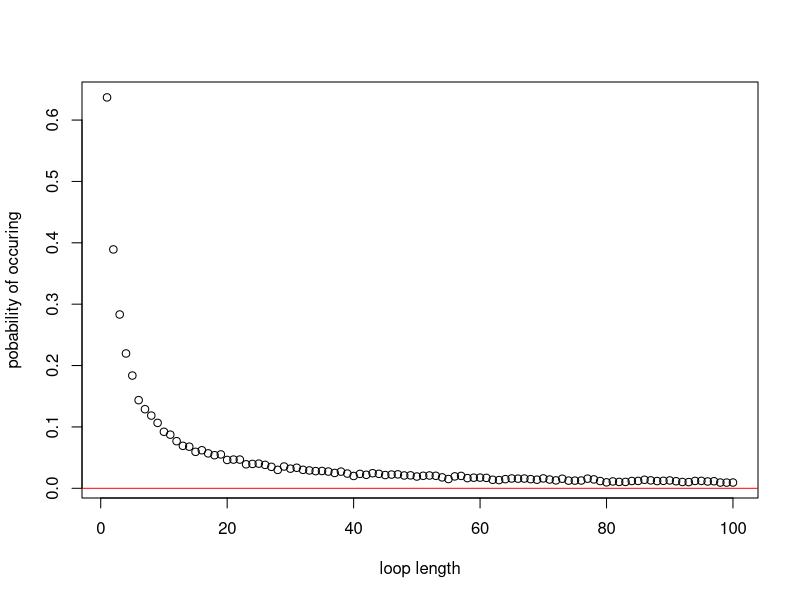

Source code (R):
## names        |  student id
## Ziwen Zhong  |  s2326022

## github repo: https://github.com/zzw-math/SPproj2

## contribution


################################################################


## step 1
##

Escape <- function(n, k, strategy, box2card){
  result = F
  if (strategy!=3){
    if (strategy==1) box <- k else box <- sample(1:(2*n),1)
    for (j in 1:n) {
      card <- box2card[box]
      if (k==card){
        result <- T
        break
      }
      box <- card
    }
  } else{
    boxes <- sample(1:(2*n),n)
    cards <- box2card[boxes]
    if (k%in%cards){
      result <- T
    }
  }
  return(result)
}


Pone <- function (n, k, strategy, nreps=10000){
  ## input
  ## output
  result <- rep(F, nreps)
  for (i in 1:nreps){
    box2card <- sample(1:(2*n),2*n)
    result[i] <- Escape(n, k, strategy, box2card)
  }
  prob <- sum(result)/nreps
  return(prob)
}


## step 2
Pall <- function (n, strategy, nreps=10000){
  M <- array(NA,c(nreps,2*n))
  for (i in 1:nreps){
    box2card <- sample(1:(2*n),2*n)
    for (k in 1:(2*n)) M[i,k] <- Escape(n, k, strategy, box2card)
  }
  num_of_release <- apply(M, 1, sum)
  result <- num_of_release==2*n
  prob <- sum(result)/nreps
  return(prob)
}


## step 3
n <- 5
for (strategy in 1:3){
  individual_prob <- rep(NA,2*n)
  for (k in 1:(2*n)){
    individual_prob[k] <- Pone(n, k, strategy)
  }
  joint_prob <- Pall(n, strategy)
  cat('when using strategy',strategy, ',\nthe individual prob is:\n')
  cat(individual_prob,'\n')
  cat('the joint prob is:\n')
  cat(joint_prob,'\n')
}


## step 4
## The individual success probabilities under strategy 2
## is less than that of the others


## step 5
dloop <- function (n, nreps=10000){
  result <- array(F,c(nreps,2*n))
  for (i in 1:nreps){
    box2card <- sample(1:(2*n), 2*n)
    for (k in 1:(2*n)){
      loop_length <- 1
      box <- k
      for (j in 1:(2*n)){
        card <- box2card[box]
        if (card==k){
          result[i,loop_length] <- T
          break
        }
        box <- card
        loop_length <- loop_length + 1
      }
    }
  }
  prob <- apply(result, 2, sum)/nreps
  return(prob)
}


## step 6
n <- 50
x <- 1:(2*n)
prob <- dloop(n)
plot(x, prob,xlab='loop length', ylab='pobability of occuring')
abline(h=0,col='red')









